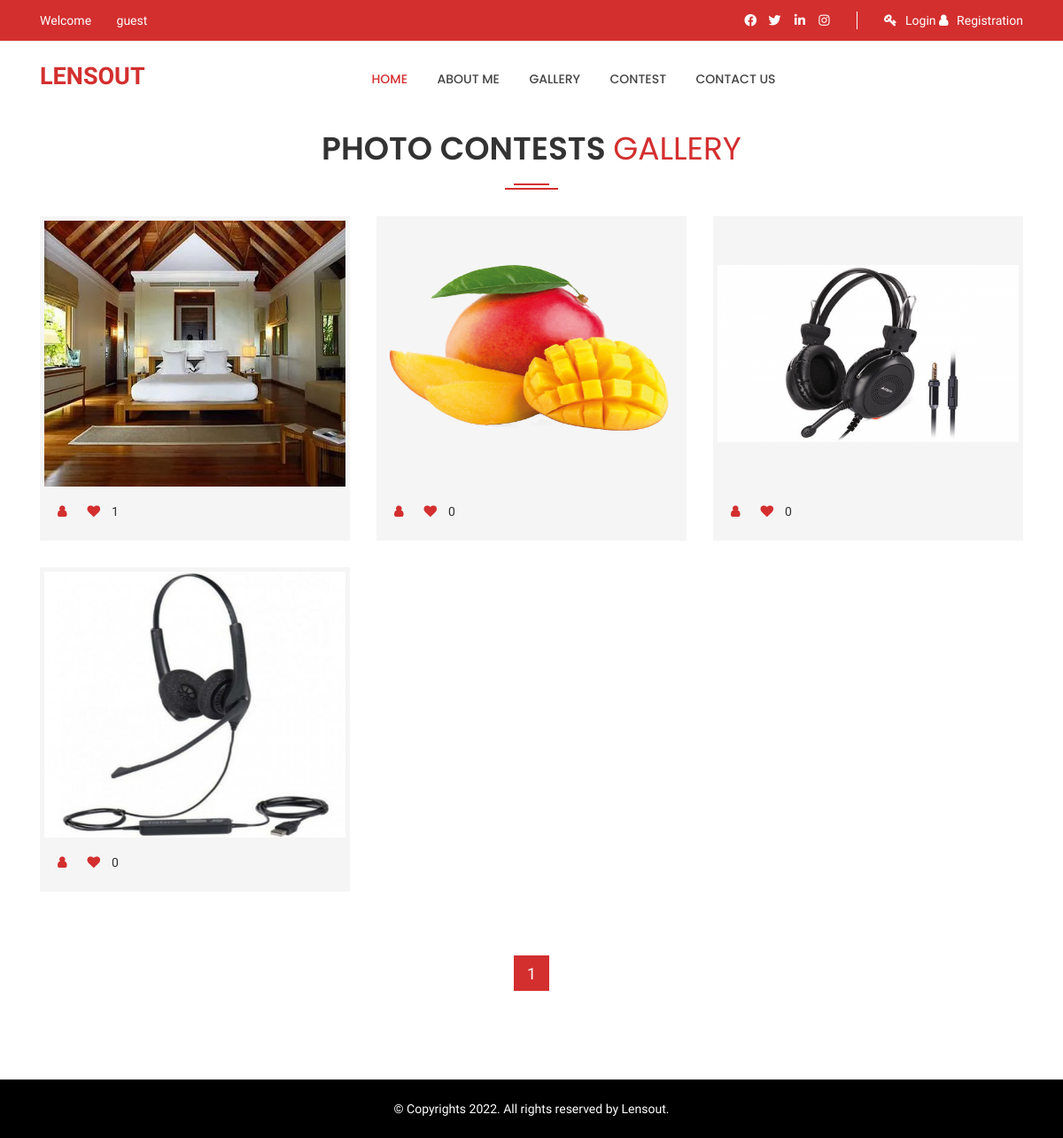
The page /accounts/gallary-view/ on the database as committed earlier.
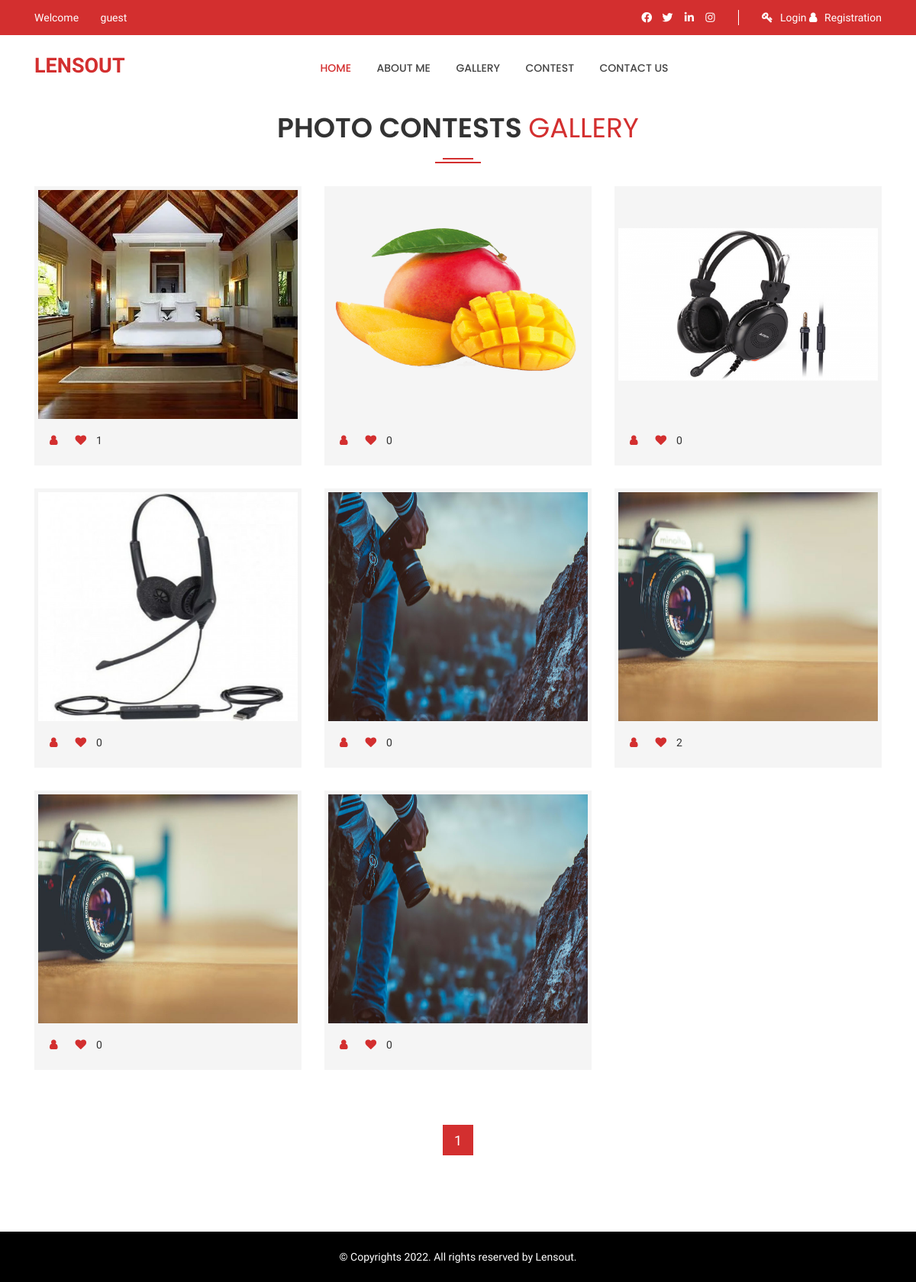
The same page on the database as committed later.
### users/models.py (models this page shows, shortened)
class ContestMaterial(models.Model):
    author = models.ForeignKey(User, on_delete=models.CASCADE)
    photo = models.ImageField(upload_to="ContestMaterial/", blank=False)
    post_on = models.DateField(auto_now=True, auto_now_add=False)
    love = models.ManyToManyField(User, blank=True, related_name="love")

### users/views.py (the view)
# urls.py: path('gallary-view/',views.Galary,name="galary"),
def Galary(request):
    img = ContestMaterial.objects.all()
    paginator = Paginator(img, 9)
    page = request.GET.get('page')
    img = paginator.get_page(page)
    context = {
        'img': img,
    }
    return render(request, 'gallery2.html', context)

### templates/gallery2.html (shortened to what this page needs)
{% extends 'base.html' %}
{% load static %}
{% block content %}
        <div class="home-gellary-area pt-100 pb-100">
            <div class="container">
                <div class="row">
                    <div class="col-lg-12 col-md-12 col-sm-12 col-xs-12">
                        <div class="section-title">
                            <h2>Photo Contests <span> Gallery</span></h2>
                        </div>
                    </div>
                    {% for foo in img %}
                    <div class="col-lg-4 col-md-6 col-sm-12 mb-30">
                        <div class="single-gellary">
                            <div class="image">
                                <img src="{{ foo.photo.url }}" alt="" style="height: 300px;">
                            </div>
                            <div class="gellary-informations">
                                <ul>
                                    <li><i class="fa fa-user"></i> {{ foo.author.full_name }}</li>
                                    <li><i class="fa fa-heart"></i> {{foo.love.count}}</li>
                                </ul>
                            </div>
                        </div>
                    </div>
                    {% endfor %}
                </div>
                <div class="row">
                    <div class="col-lg-12 col-md-12 col-sm-12 text-center">
                        <div class="pagination-area">
                            <ul>
                                <li class="active" ><a href="?page={{ img.number }}">1</a></li>
                            </ul>
                        </div>
                    </div>
                </div>
            </div>
        </div>
{% endblock %}

### templates/base.html (shortened to what this page needs)
<!DOCTYPE html>
{% load static %}
<html lang="">
    <head>
        <link rel="stylesheet" type="text/css" href="{% static 'css/bootstrap.min.css' %}">
        <link rel="stylesheet" type="text/css" href="{% static 'css/all.min.css' %}">
        <link rel="stylesheet" type="text/css" href="{% static 'css/fontawesome.min.css' %}">
        <link rel="stylesheet" type="text/css" href="{% static 'css/animate.css' %}">
        <link rel="stylesheet" type="text/css" href="{% static 'css/jquery-ui.min.css' %}">
        <link rel="stylesheet" type="text/css" href="{% static 'css/meanmenu.min.css' %}">
        <link rel="stylesheet" type="text/css" href="{% static 'css/owl.carousel.css' %}">
        <link rel="stylesheet" type="text/css" href="{% static 'css/magnific-popup.css' %}">
        <link rel="stylesheet" type="text/css" href="{% static 'inc/custom-slider/css/nivo-slider.css' %}">
        <link rel="stylesheet" type="text/css" href="{% static 'inc/custom-slider/css/preview.css' %}">
        <link rel="stylesheet" type="text/css" href="{% static 'css/lightbox.min.css' %}">
        <link rel="stylesheet" type="text/css" href="{% static 'css/TimeCircles.css' %}">
        <link rel="stylesheet" type="text/css" href="{% static 'style.css' %}">
        <link rel="stylesheet" type="text/css" href="{% static 'css/responsive.css' %}">
    </head>
    <body class="home">
        <header>
            <div class="header-top-area hidden-sm">
                <div class="container">
                    <div class="row">
                        <div class="col-lg-6 col-md-6 col-sm-6">
                            <div class="header-top-left">
                                <ul>
                                    <li><a href="tel:+985-2356-14566">Welcome </a></li>
                                    {% if request.user.is_authenticated %}
                                    <li> {{ request.user.full_name }}</li>
                                    {% else %}
                                    <li>guest</li>
                                    {% endif %}
                                </ul>
                            </div>
                        </div>
                        <div class="col-lg-6 col-md-6 col-sm-6">
                            <div class="right-side-tool text-right">
                                <div class="social-media-area">
                                    <ul>
                                        <li><a href="#"><i class="fab fa-facebook"></i></a></li>
                                        <li><a href="#"><i class="fab fa-twitter"></i></a></li>
                                        <li><a href="#"><i class="fab fa-linkedin"></i></a></li>
                                        <li><a href="#"><i class="fab fa-instagram"></i></a></li>
                                    </ul>
                                </div>
                                <div class="header-top-right">
                                    <ul>
                                        {% if request.user.is_authenticated %}
                                        <li><i class="fa fa-sign-out"></i><a href="{% url 'logout' %}">Log Out</a></li>
                                        {% else %}
                                        <li><i class="fa fa-key"></i><a href="{% url 'login' %}">Login</a></li>
                                        <li><i class="fa fa-user"></i><a href="{% url 'signup' %}">Registration</a></li>
                                        {% endif %}
                                    </ul>
                                </div>
                            </div>
                        </div>
                    </div>
                </div>
            </div>
            <div class="header-middle-area" id="sticky">
                <div class="container">
                    <div class="row">
                        <div class="col-lg-2 col-md-2 col-sm-12 col-xs-12">
                            <div class="logo-area">
                                <a href="{% url 'home' %}" style="text-transform:capitalize;">LENSOUT</a>
                            </div>
                        </div>
                        <div class="col-lg-9 col-md-9 col-sm-12 col-xs-12">
                            <div class="main-menu">
                                <nav>
                                    <ul>
                                        <li class="active"><a href="{% url 'home' %}">Home</a></li>
                                        <li><a href="{% url 'aboutme' %}">About Me</a></li>
                                        <li><a href="{% url 'galary' %}">Gallery</a></li>
                                        <li><a href="{% url 'contesthome' %}">Contest</a></li>
                                        <li><a href="{% url 'contact' %}">Contact Us</a></li>
                                    </ul>
                                </nav>
                            </div>
                        </div>
                    </div>
                </div>
            </div>
        </header>
        {% block content %}
        {% endblock %}
        <footer>
            <div class="footer-bottom-area">
                <div class="container">
                    <div class="row">
                        <div class="col-lg-12 col-md-12 col-sm-12 col-xs-12">
                            <div class="footer-bottom">
                                <p> &copy; Copyrights 2022. All rights reserved by Lensout.</p>
                            </div>
                        </div>
                    </div>
                </div>
            </div>
        </footer>
    </body>
</html>

Rows that differ between the two databases and show on the page:
added ContestMaterial: photo (picture), love.count "0"
added ContestMaterial: photo (picture), love.count "2"
added ContestMaterial: photo (picture), love.count "0"
added ContestMaterial: photo (picture), love.count "0"
